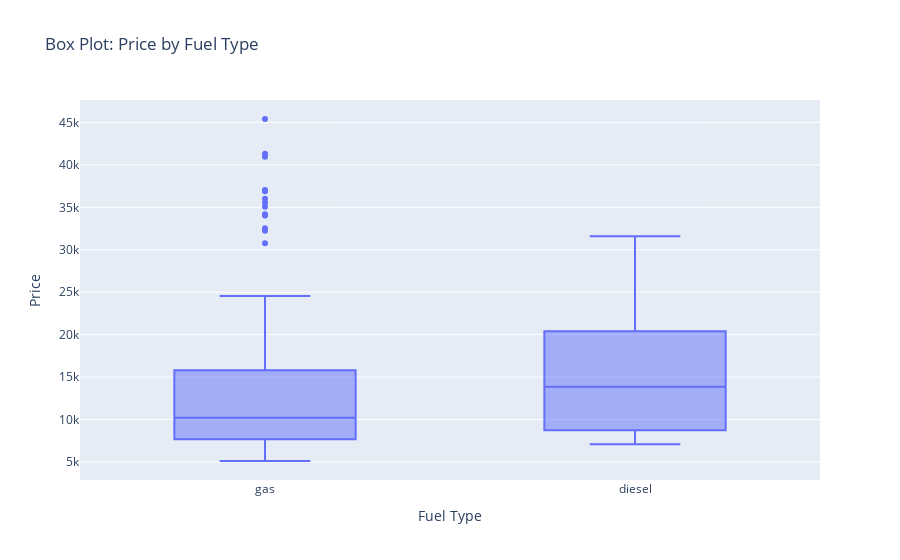

Notebook cell for this chart:
### Markdown cell above
### Box Plot

### Code cell
fig = px.box(data, x='fuel_type', y='price', title='Box Plot: Price by Fuel Type')
fig.update_xaxes(title='Fuel Type')
fig.update_yaxes(title='Price')
fig.show()

### Figure 1 — Plotly figure (JSON) as saved in the notebook; plotly's stock layout.template omitted (floating-point values rounded to 4 significant figures; data arrays with more than 128 entries replaced by an {"elided": "..."} marker saying what was removed)
{"data": [{"alignmentgroup": "True", "hovertemplate": "fuel_type=%{x}<br>price=%{y}<extra></extra>", "legendgroup": "", "marker": {"color": "#636efa"}, "name": "", "notched": false, "offsetgroup": "", "orientation": "v", "showlegend": false, "type": "box", "x": {"elided": "205 str values"}, "x0": " ", "xaxis": "x", "y": {"elided": "205 float values"}, "y0": " ", "yaxis": "y"}], "layout": {"boxmode": "group", "legend": {"tracegroupgap": 0}, "title": {"text": "Box Plot: Price by Fuel Type"}, "xaxis": {"anchor": "y", "domain": [0, 1], "title": {"text": "Fuel Type"}}, "yaxis": {"anchor": "x", "domain": [0, 1], "title": {"text": "Price"}}}}
